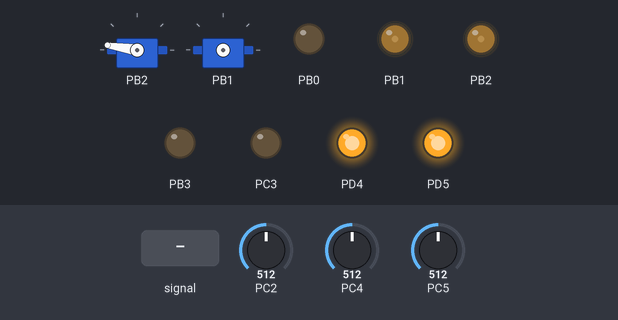
Bench run of a program on a simulated ATmega328P, built with avr-gcc and emulated at 16 MHz. Shown: 2 × servo, output pins drawn as LEDs (lit = HIGH). Inputs (shaded band) come from the test bench; at power-on: PC2 = 512, PC4 = 512, PC5 = 512. Servo pulses on a pin are drawn as a servo (544–2400 µs = 0–180°); pins used as bus, display or sensor lines are not drawn; what the program prints to the serial monitor is not drawn.

Above: at 1.2 s.
1.3 s: PC2 fed a 1000 Hz sine of ±255 counts around its level
Timing chart, 0 to 4.3 s (numbered marks = the images above; inputs shaded):
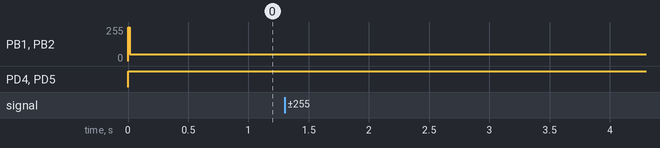

The program:

main.c
```c
/*
 * Team Id: SB#2183
 * Author List: Natasha Choudhary,Pavit Kaur,Ritika Gupta,Etendra Verma
 * Filename: main.c
 * Theme: Supply bot
 * Functions:adc_pin_config(),adc_init(),ADC_Conversion(unsigned char Ch),velocity (unsigned char left_motor, unsigned char right_motor),motion_pin_config(),buzzer_pin_config(),port_init(),motion_set (unsigned char Direction),forward(),backward(),left(),right(),stop(),timer1_init(), buzzer_on(), buzzer_off(),servo_1_free(),init_devices()
 * Global Variables: THRESHOLD,VELOCITY_MAX,VELOCITY_MIN,VELOCITY_LOW,ADC_Value,Left_white_line,Center_white_line,Right_white_line
 */

#include <avr/io.h>
#include <avr/interrupt.h>
#include <util/delay.h>
#include "send.c"

#define		THRESHOLD		30        // set the threshold for all three sensor
#define		VELOCITY_MAX	50		//set the maximum,minimum velocity
#define		VELOCITY_MIN	35
#define 	VELOCITY_LOW	0

unsigned char ADC_Conversion(unsigned char);
unsigned char ADC_Value;
unsigned char Left_white_line = 0;
unsigned char Center_white_line = 0;
unsigned char Right_white_line = 0;

void adc_pin_config (void)
{
	DDRC = 0x00;   //set PORTc direction as input
	PORTC = 0x00;
}
void adc_init()
{
	ADCSRA = 0x00;
	ADMUX = 0x20;		//Vref=5V external --- ADLAR=1 --- MUX4:0 = 0000
	ACSR = 0x80;
	ADCSRA = 0x86;		//ADEN=1 --- ADIE=1 --- ADPS2:0 = 1 1 0
}

//This Function accepts the Channel Number and returns the corresponding Analog Value
unsigned char ADC_Conversion(unsigned char Ch)
{
	unsigned char a;
	Ch = Ch & 0x07;
	ADMUX= 0x20| Ch;
	ADCSRA = ADCSRA | 0x40;	//Set start conversion bit
	while((ADCSRA&0x10)==0);	//Wait for ADC conversion to complete
	a=ADCH;
	ADCSRA = ADCSRA|0x10;      //clear ADIF (ADC Interrupt Flag) by writing 1 to it
	return a;
}
void velocity (unsigned char left_motor, unsigned char right_motor)
{
	OCR1AH = 0x00;
	OCR1AL = left_motor;
	OCR1BH = 0x00;
	OCR1BL = right_motor;
}

void motion_pin_config (void)
{
	DDRB = DDRB | 0x0F;   //set direction of the PORTB3 to PORTB0 pins as output
	PORTB = PORTB & 0xF0; // set initial value of the PORTB3 to PORTB0 pins to logic 0
	DDRD = DDRD | 0x30;   //Setting PD4 and PD5 pins as output for PWM generation
	PORTD = PORTD | 0x30; //PD4 and PD5 pins are for velocity control using PWM
}

void buzzer_pin_config (void)
{
	DDRC = DDRC | 0x08;		//Setting PORTC 3 as outpt
	PORTC = PORTC & 0xF7;		//Setting PORTC 3 logic low to turnoff buzzer
}

//Function to initialize ports
void port_init()
{
	adc_pin_config();
	motion_pin_config();
	buzzer_pin_config();
}


//Function used for setting motor's direction
void motion_set (unsigned char Direction)
{
	unsigned char PortBRestore = 0;

	Direction &= 0x0F; 			// removing upper nibbel as it is not needed
	PortBRestore = PORTB; 			// reading the PORTB's original status
	PortBRestore &= 0xF0; 			// setting lower direction nibbel to 0
	PortBRestore |= Direction; 	// adding lower nibbel for direction command and restoring the PORTB status
	PORTB = PortBRestore; 			// setting the command to the port
}

void forward (void)         //both wheels forward
{
	motion_set(0x06);
}

void backward (void)        //both wheels backward
{
	motion_set(0x09);
}

void left (void)            //Left wheel backward, Right wheel forward
{
	motion_set(0x05);
}

void right (void)           //Left wheel forward, Right wheel backward
{
	motion_set(0x0A);
}

void stop (void)            //hard stop
{
	motion_set(0x00);
}
void timer1_init(void)
{
	TCCR1B = 0x00; //stop
	TCNT1H = 0xFF; //setup
	TCNT1L = 0x01;
	OCR1AH = 0x00;
	OCR1AL = 0xFF;
	OCR1BH = 0x00;
	OCR1BL = 0xFF;
	ICR1H  = 0x00;
	ICR1L  = 0xFF;
	TCCR1A = 0xA1;
	TCCR1B = 0x0D; //start Timer
}


void buzzer_on (void)
{
	unsigned char port_restore = 0;
	port_restore = PINC;
	port_restore = port_restore | 0x08;
	PORTC = port_restore;
}

void buzzer_off (void)
{
	unsigned char port_restore = 0;
	port_restore = PINC;
	port_restore = port_restore & 0xF7;
	PORTC = port_restore;
}
void servo_1_free (void) //makes servo 1 free rotating
{
 OCR1AH = 0x03;
 OCR1AL = 0xFF; //Servo 1 off
}
void init_devices (void)
{
	cli();         //Clears the global interrupts
	port_init();
	timer1_init();
	adc_init();
	sei();         //Enables the global interrupts
}

//Main Function

int main(void) {
	init_devices();
	char receive_data;

	uart0_init(UART_BAUD_SELECT(9600, F_CPU));
	uart0_flush();
	uart0_puts("*** Arduino Uno UART0 ECHO ***\n");

	while(1)
	{

		receive_data = uart0_readByte();
		if(receive_data == 0x38)        //ASCII value of 8
		{
			stop();
			servo_1_free();
			forward();

		}
		else
		{
			unsigned char flag ;

			velocity(VELOCITY_MAX,VELOCITY_MAX);    // Set the speed to max velocity
			forward();                              // start to move froward

			Left_white_line = ADC_Conversion(2);	//Getting data of Left WL Sensor
			Center_white_line = ADC_Conversion(4);	//Getting data of Center WL Sensor
			Right_white_line = ADC_Conversion(5);	//Getting data of Right WL Sensor


			flag=0;

			if(Center_white_line<THRESHOLD)               // Is middle Whiteline is within threshold limit
			{
				flag=1;
				velocity(VELOCITY_MAX,VELOCITY_MAX);      // Run robot at max velocity
			}

			if(((Left_white_line-50)>THRESHOLD) && (flag==0))  // Is left Whiteline is not within threshold limit
			{
				flag=1;
				velocity(VELOCITY_MAX,VELOCITY_MIN);      // Run robot left wheel at max velocity and right wheel
			}

			if((Right_white_line>THRESHOLD) && (flag==0)) // Is right Whiteline is not within threshold limit
			{
				flag=1;
				velocity(VELOCITY_MIN,VELOCITY_MAX);      // Run robot right wheel at max velocity and left wheel
			}

			if(Center_white_line>THRESHOLD && (Left_white_line-50)>THRESHOLD && Right_white_line>THRESHOLD && (flag == 0))
			// if all Whiteline sensor are not within threshold limit
			{
				flag=1;
				velocity(VELOCITY_LOW,VELOCITY_LOW);      // stop the robot
			}


			}
		}

	return 0;
}
```

send.c
```c
/*
TITLE	: UART
DATE	: 2019/11/12
AUTHOR	: e-Yantra Team
*/

#define F_CPU 16000000UL
#define USART0_ENABLED

#include <avr/io.h>
#include <util/delay.h>
#include "uart.h"
#include "uart.c"


char uart0_readByte(void){

	uint16_t rx;
	uint8_t rx_status, rx_data;

	rx = uart0_getc();
	rx_status = (uint8_t)(rx >> 8);
	rx = rx << 8;
	rx_data = (uint8_t)(rx >> 8);

	if(rx_status == 0 && rx_data != 0){
		return rx_data;
		} else {
		return -1;
	}

}
```

Source omitted: uart.c (45258 bytes), uart.h (17167 bytes)
